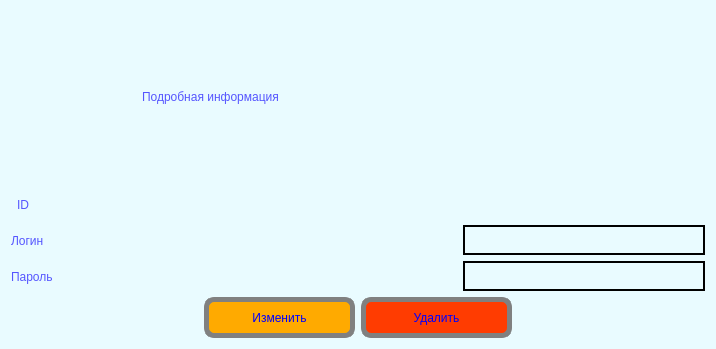
<?xml version="1.0" encoding="UTF-8"?>
<ui version="4.0">
 <class>Dialog</class>
 <widget class="QDialog" name="Dialog">
  <property name="geometry">
   <rect>
    <x>0</x>
    <y>0</y>
    <width>716</width>
    <height>349</height>
   </rect>
  </property>
  <property name="windowTitle">
   <string>Dialog</string>
  </property>
  <property name="styleSheet">
   <string notr="true">
background-color: rgb(233, 251, 255);
</string>
  </property>
  <layout class="QVBoxLayout" name="verticalLayout_3">
   <item>
    <layout class="QVBoxLayout" name="verticalLayout_2">
     <item>
      <layout class="QHBoxLayout" name="horizontalLayout_4">
       <item>
        <spacer name="horizontalSpacer">
         <property name="minimumSize">
          <size>
           <width>43</width>
           <height>23</height>
          </size>
         </property>
         <property name="orientation">
          <enum>Qt::Horizontal</enum>
         </property>
         <property name="sizeHint" stdset="0">
          <size>
           <width>40</width>
           <height>20</height>
          </size>
         </property>
        </spacer>
       </item>
       <item>
        <widget class="QLabel" name="label">
         <property name="minimumSize">
          <size>
           <width>432</width>
           <height>56</height>
          </size>
         </property>
         <property name="maximumSize">
          <size>
           <width>10000000</width>
           <height>10000000</height>
          </size>
         </property>
         <property name="styleSheet">
          <string notr="true">color: rgb(85, 85, 255);
font: italic 28pt &quot;Monotype Corsiva&quot;;

</string>
         </property>
         <property name="text">
          <string>Подробная информация</string>
         </property>
        </widget>
       </item>
       <item>
        <spacer name="horizontalSpacer_2">
         <property name="minimumSize">
          <size>
           <width>43</width>
           <height>23</height>
          </size>
         </property>
         <property name="orientation">
          <enum>Qt::Horizontal</enum>
         </property>
         <property name="sizeHint" stdset="0">
          <size>
           <width>40</width>
           <height>20</height>
          </size>
         </property>
        </spacer>
       </item>
      </layout>
     </item>
     <item>
      <layout class="QVBoxLayout" name="verticalLayout">
       <item>
        <layout class="QHBoxLayout" name="horizontalLayout">
         <item>
          <widget class="QLabel" name="label_id_text">
           <property name="minimumSize">
            <size>
             <width>220</width>
             <height>30</height>
            </size>
           </property>
           <property name="maximumSize">
            <size>
             <width>110</width>
             <height>27</height>
            </size>
           </property>
           <property name="styleSheet">
            <string notr="true">color: rgb(85, 85, 255);
font: italic 17pt &quot;Monotype Corsiva&quot;;

</string>
           </property>
           <property name="text">
            <string>ID </string>
           </property>
          </widget>
         </item>
         <item>
          <widget class="QLabel" name="label_id">
           <property name="minimumSize">
            <size>
             <width>450</width>
             <height>30</height>
            </size>
           </property>
           <property name="maximumSize">
            <size>
             <width>110</width>
             <height>27</height>
            </size>
           </property>
           <property name="styleSheet">
            <string notr="true">color: rgb(0, 0, 0);
font: 75 12pt &quot;MS Shell Dlg 2&quot;;

</string>
           </property>
           <property name="text">
            <string/>
           </property>
          </widget>
         </item>
        </layout>
       </item>
       <item>
        <layout class="QHBoxLayout" name="horizontalLayout_2">
         <item>
          <widget class="QLabel" name="label_login_text">
           <property name="minimumSize">
            <size>
             <width>220</width>
             <height>30</height>
            </size>
           </property>
           <property name="maximumSize">
            <size>
             <width>110</width>
             <height>27</height>
            </size>
           </property>
           <property name="styleSheet">
            <string notr="true">color: rgb(85, 85, 255);
font: italic 17pt &quot;Monotype Corsiva&quot;;

</string>
           </property>
           <property name="text">
            <string>Логин</string>
           </property>
          </widget>
         </item>
         <item>
          <widget class="QLabel" name="label_login">
           <property name="minimumSize">
            <size>
             <width>220</width>
             <height>30</height>
            </size>
           </property>
           <property name="maximumSize">
            <size>
             <width>110</width>
             <height>27</height>
            </size>
           </property>
           <property name="styleSheet">
            <string notr="true">color: rgb(0, 0, 0);
font: 75 12pt &quot;MS Shell Dlg 2&quot;;

</string>
           </property>
           <property name="text">
            <string/>
           </property>
          </widget>
         </item>
         <item>
          <widget class="QLineEdit" name="edit_login">
           <property name="minimumSize">
            <size>
             <width>220</width>
             <height>30</height>
            </size>
           </property>
           <property name="styleSheet">
            <string notr="true">border: 2px solid black;</string>
           </property>
          </widget>
         </item>
        </layout>
       </item>
       <item>
        <layout class="QHBoxLayout" name="horizontalLayout_3">
         <item>
          <widget class="QLabel" name="label_password_text">
           <property name="minimumSize">
            <size>
             <width>220</width>
             <height>30</height>
            </size>
           </property>
           <property name="maximumSize">
            <size>
             <width>110</width>
             <height>27</height>
            </size>
           </property>
           <property name="styleSheet">
            <string notr="true">color: rgb(85, 85, 255);
font: italic 17pt &quot;Monotype Corsiva&quot;;

</string>
           </property>
           <property name="text">
            <string>Пароль</string>
           </property>
          </widget>
         </item>
         <item>
          <widget class="QLabel" name="label_password">
           <property name="minimumSize">
            <size>
             <width>220</width>
             <height>30</height>
            </size>
           </property>
           <property name="maximumSize">
            <size>
             <width>110</width>
             <height>27</height>
            </size>
           </property>
           <property name="styleSheet">
            <string notr="true">color: rgb(0, 0, 0);
font: 75 12pt &quot;MS Shell Dlg 2&quot;;

</string>
           </property>
           <property name="text">
            <string/>
           </property>
          </widget>
         </item>
         <item>
          <widget class="QLineEdit" name="edit_password">
           <property name="minimumSize">
            <size>
             <width>220</width>
             <height>30</height>
            </size>
           </property>
           <property name="styleSheet">
            <string notr="true">border: 2px solid black;</string>
           </property>
          </widget>
         </item>
        </layout>
       </item>
      </layout>
     </item>
     <item>
      <layout class="QHBoxLayout" name="horizontalLayout_5">
       <item>
        <spacer name="horizontalSpacer_4">
         <property name="orientation">
          <enum>Qt::Horizontal</enum>
         </property>
         <property name="sizeHint" stdset="0">
          <size>
           <width>40</width>
           <height>20</height>
          </size>
         </property>
        </spacer>
       </item>
       <item>
        <layout class="QHBoxLayout" name="horizontalLayout_9">
         <item>
          <widget class="QPushButton" name="edit_button">
           <property name="minimumSize">
            <size>
             <width>151</width>
             <height>41</height>
            </size>
           </property>
           <property name="styleSheet">
            <string notr="true">#edit_button {
font: 75 10pt &quot;MS Shell Dlg 2&quot;;
border-radius: 10px;
border: 5px solid grey;
color: blue;
background-color:rgb(255, 170, 0);
}

#edit_button:hover {
border: 5px solid #5555ff;
}
</string>
           </property>
           <property name="text">
            <string>Изменить</string>
           </property>
          </widget>
         </item>
         <item>
          <widget class="QPushButton" name="del_button">
           <property name="minimumSize">
            <size>
             <width>151</width>
             <height>41</height>
            </size>
           </property>
           <property name="styleSheet">
            <string notr="true">#del_button {
font: 75 10pt &quot;MS Shell Dlg 2&quot;;
border-radius: 10px;
border: 5px solid grey;
color: blue;
background-color: rgb(255, 60, 1);
}

#del_button:hover {
border: 5px solid #5555ff;
}
</string>
           </property>
           <property name="text">
            <string>Удалить</string>
           </property>
          </widget>
         </item>
        </layout>
       </item>
       <item>
        <spacer name="horizontalSpacer_3">
         <property name="orientation">
          <enum>Qt::Horizontal</enum>
         </property>
         <property name="sizeHint" stdset="0">
          <size>
           <width>40</width>
           <height>20</height>
          </size>
         </property>
        </spacer>
       </item>
      </layout>
     </item>
    </layout>
   </item>
  </layout>
 </widget>
 <resources/>
 <connections/>
</ui>
